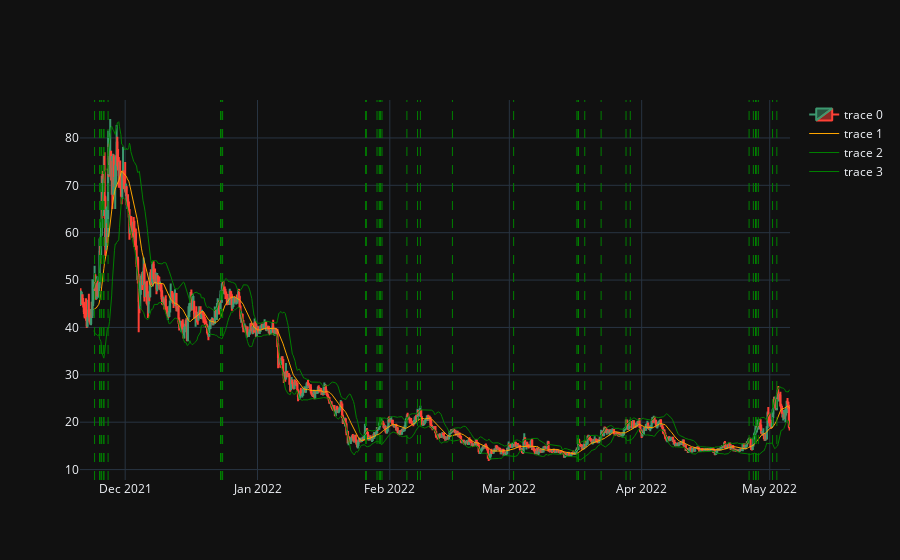

Notebook code cell kept with this figure:
### Code cell
# # Volume Plot
# fig.add_trace(go.Bar(x = df['datetime'], y = df['volume'], showlegend=False), 
#               row = 2, col = 1)
import plotly.graph_objects as go

# plot the candlesticks
fig = go.Figure(data=[go.Candlestick(x=df.index,
                                     open=df.Open, 
                                     high=df.High,
                                     low=df.Low,
                                     close=df.Close), 
                      go.Scatter(x=df.index, y=df['sma_20'], line=dict(color='orange', width=1)),
                      go.Scatter(x=df.index, y=df['upper_bb'], line=dict(color='green', width=1)),
                      go.Scatter(x=df.index, y=df['lower_bb'], line=dict(color='green', width=1))])


for b in entries_Index:
    # b is of type np_datetime64, it wont work with plotly
    # so you have to transform it into pandas datetime
    b= pd.to_datetime(b)

    fig.add_vline(x=b, line_width=1, line_dash="dash", line_color="green")


fig.update_layout(template = 'plotly_dark')
fig.layout.xaxis.rangeslider.visible = False


fig.show()

### Figure 1 — Plotly figure (JSON) as saved in the notebook; plotly's stock layout.template omitted (floating-point values rounded to 4 significant figures; data arrays with more than 128 entries replaced by an {"elided": "..."} marker saying what was removed)
{"data": [{"close": {"elided": "998 float values"}, "high": {"elided": "998 float values"}, "low": {"elided": "998 float values"}, "open": {"elided": "998 float values"}, "type": "candlestick", "x": {"elided": "998 str values"}}, {"line": {"color": "orange", "width": 1}, "type": "scatter", "x": {"elided": "998 str values"}, "y": {"elided": "998 float values"}}, {"line": {"color": "green", "width": 1}, "type": "scatter", "x": {"elided": "998 str values"}, "y": {"elided": "998 float values"}}, {"line": {"color": "green", "width": 1}, "type": "scatter", "x": {"elided": "998 str values"}, "y": {"elided": "998 float values"}}], "layout": {"shapes": [{"line": {"color": "green", "dash": "dash", "width": 1}, "type": "line", "x0": "2021-11-23T20:00:00", "x1": "2021-11-23T20:00:00", "xref": "x", "y0": 0, "y1": 1, "yref": "y domain"}, {"line": {"color": "green", "dash": "dash", "width": 1}, "type": "line", "x0": "2021-11-25T00:00:00", "x1": "2021-11-25T00:00:00", "xref": "x", "y0": 0, "y1": 1, "yref": "y domain"}, {"line": {"color": "green", "dash": "dash", "width": 1}, "type": "line", "x0": "2021-11-25T08:00:00", "x1": "2021-11-25T08:00:00", "xref": "x", "y0": 0, "y1": 1, "yref": "y domain"}, {"line": {"color": "green", "dash": "dash", "width": 1}, "type": "line", "x0": "2021-11-25T12:00:00", "x1": "2021-11-25T12:00:00", "xref": "x", "y0": 0, "y1": 1, "yref": "y domain"}, {"line": {"color": "green", "dash": "dash", "width": 1}, "type": "line", "x0": "2021-11-26T00:00:00", "x1": "2021-11-26T00:00:00", "xref": "x", "y0": 0, "y1": 1, "yref": "y domain"}, {"line": {"color": "green", "dash": "dash", "width": 1}, "type": "line", "x0": "2021-11-26T00:00:00", "x1": "2021-11-26T00:00:00", "xref": "x", "y0": 0, "y1": 1, "yref": "y domain"}, {"line": {"color": "green", "dash": "dash", "width": 1}, "type": "line", "x0": "2021-11-27T00:00:00", "x1": "2021-11-27T00:00:00", "xref": "x", "y0": 0, "y1": 1, "yref": "y domain"}, {"line": {"color": "green", "dash": "dash", "width": 1}, "type": "line", "x0": "2021-12-23T08:00:00", "x1": "2021-12-23T08:00:00", "xref": "x", "y0": 0, "y1": 1, "yref": "y domain"}, {"line": {"color": "green", "dash": "dash", "width": 1}, "type": "line", "x0": "2021-12-23T16:00:00", "x1": "2021-12-23T16:00:00", "xref": "x", "y0": 0, "y1": 1, "yref": "y domain"}, {"line": {"color": "green", "dash": "dash", "width": 1}, "type": "line", "x0": "2021-12-23T20:00:00", "x1": "2021-12-23T20:00:00", "xref": "x", "y0": 0, "y1": 1, "yref": "y domain"}, {"line": {"color": "green", "dash": "dash", "width": 1}, "type": "line", "x0": "2022-01-26T08:00:00", "x1": "2022-01-26T08:00:00", "xref": "x", "y0": 0, "y1": 1, "yref": "y domain"}, {"line": {"color": "green", "dash": "dash", "width": 1}, "type": "line", "x0": "2022-01-26T12:00:00", "x1": "2022-01-26T12:00:00", "xref": "x", "y0": 0, "y1": 1, "yref": "y domain"}, {"line": {"color": "green", "dash": "dash", "width": 1}, "type": "line", "x0": "2022-01-29T00:00:00", "x1": "2022-01-29T00:00:00", "xref": "x", "y0": 0, "y1": 1, "yref": "y domain"}, {"line": {"color": "green", "dash": "dash", "width": 1}, "type": "line", "x0": "2022-01-29T12:00:00", "x1": "2022-01-29T12:00:00", "xref": "x", "y0": 0, "y1": 1, "yref": "y domain"}, {"line": {"color": "green", "dash": "dash", "width": 1}, "type": "line", "x0": "2022-01-29T16:00:00", "x1": "2022-01-29T16:00:00", "xref": "x", "y0": 0, "y1": 1, "yref": "y domain"}, {"line": {"color": "green", "dash": "dash", "width": 1}, "type": "line", "x0": "2022-01-29T20:00:00", "x1": "2022-01-29T20:00:00", "xref": "x", "y0": 0, "y1": 1, "yref": "y domain"}, {"line": {"color": "green", "dash": "dash", "width": 1}, "type": "line", "x0": "2022-01-30T04:00:00", "x1": "2022-01-30T04:00:00", "xref": "x", "y0": 0, "y1": 1, "yref": "y domain"}, {"line": {"color": "green", "dash": "dash", "width": 1}, "type": "line", "x0": "2022-02-05T00:00:00", "x1": "2022-02-05T00:00:00", "xref": "x", "y0": 0, "y1": 1, "yref": "y domain"}, {"line": {"color": "green", "dash": "dash", "width": 1}, "type": "line", "x0": "2022-02-07T12:00:00", "x1": "2022-02-07T12:00:00", "xref": "x", "y0": 0, "y1": 1, "yref": "y domain"}, {"line": {"color": "green", "dash": "dash", "width": 1}, "type": "line", "x0": "2022-02-08T04:00:00", "x1": "2022-02-08T04:00:00", "xref": "x", "y0": 0, "y1": 1, "yref": "y domain"}, {"line": {"color": "green", "dash": "dash", "width": 1}, "type": "line", "x0": "2022-02-15T16:00:00", "x1": "2022-02-15T16:00:00", "xref": "x", "y0": 0, "y1": 1, "yref": "y domain"}, {"line": {"color": "green", "dash": "dash", "width": 1}, "type": "line", "x0": "2022-03-02T00:00:00", "x1": "2022-03-02T00:00:00", "xref": "x", "y0": 0, "y1": 1, "yref": "y domain"}, {"line": {"color": "green", "dash": "dash", "width": 1}, "type": "line", "x0": "2022-03-16T20:00:00", "x1": "2022-03-16T20:00:00", "xref": "x", "y0": 0, "y1": 1, "yref": "y domain"}, {"line": {"color": "green", "dash": "dash", "width": 1}, "type": "line", "x0": "2022-03-17T04:00:00", "x1": "2022-03-17T04:00:00", "xref": "x", "y0": 0, "y1": 1, "yref": "y domain"}, {"line": {"color": "green", "dash": "dash", "width": 1}, "type": "line", "x0": "2022-03-17T04:00:00", "x1": "2022-03-17T04:00:00", "xref": "x", "y0": 0, "y1": 1, "yref": "y domain"}, {"line": {"color": "green", "dash": "dash", "width": 1}, "type": "line", "x0": "2022-03-18T16:00:00", "x1": "2022-03-18T16:00:00", "xref": "x", "y0": 0, "y1": 1, "yref": "y domain"}, {"line": {"color": "green", "dash": "dash", "width": 1}, "type": "line", "x0": "2022-03-22T12:00:00", "x1": "2022-03-22T12:00:00", "xref": "x", "y0": 0, "y1": 1, "yref": "y domain"}, {"line": {"color": "green", "dash": "dash", "width": 1}, "type": "line", "x0": "2022-03-28T08:00:00", "x1": "2022-03-28T08:00:00", "xref": "x", "y0": 0, "y1": 1, "yref": "y domain"}, {"line": {"color": "green", "dash": "dash", "width": 1}, "type": "line", "x0": "2022-03-29T08:00:00", "x1": "2022-03-29T08:00:00", "xref": "x", "y0": 0, "y1": 1, "yref": "y domain"}, {"line": {"color": "green", "dash": "dash", "width": 1}, "type": "line", "x0": "2022-04-26T04:00:00", "x1": "2022-04-26T04:00:00", "xref": "x", "y0": 0, "y1": 1, "yref": "y domain"}, {"line": {"color": "green", "dash": "dash", "width": 1}, "type": "line", "x0": "2022-04-27T04:00:00", "x1": "2022-04-27T04:00:00", "xref": "x", "y0": 0, "y1": 1, "yref": "y domain"}, {"line": {"color": "green", "dash": "dash", "width": 1}, "type": "line", "x0": "2022-04-27T16:00:00", "x1": "2022-04-27T16:00:00", "xref": "x", "y0": 0, "y1": 1, "yref": "y domain"}, {"line": {"color": "green", "dash": "dash", "width": 1}, "type": "line", "x0": "2022-04-27T20:00:00", "x1": "2022-04-27T20:00:00", "xref": "x", "y0": 0, "y1": 1, "yref": "y domain"}, {"line": {"color": "green", "dash": "dash", "width": 1}, "type": "line", "x0": "2022-04-28T08:00:00", "x1": "2022-04-28T08:00:00", "xref": "x", "y0": 0, "y1": 1, "yref": "y domain"}, {"line": {"color": "green", "dash": "dash", "width": 1}, "type": "line", "x0": "2022-05-01T16:00:00", "x1": "2022-05-01T16:00:00", "xref": "x", "y0": 0, "y1": 1, "yref": "y domain"}, {"line": {"color": "green", "dash": "dash", "width": 1}, "type": "line", "x0": "2022-05-02T16:00:00", "x1": "2022-05-02T16:00:00", "xref": "x", "y0": 0, "y1": 1, "yref": "y domain"}], "xaxis": {"rangeslider": {"visible": false}}}}
